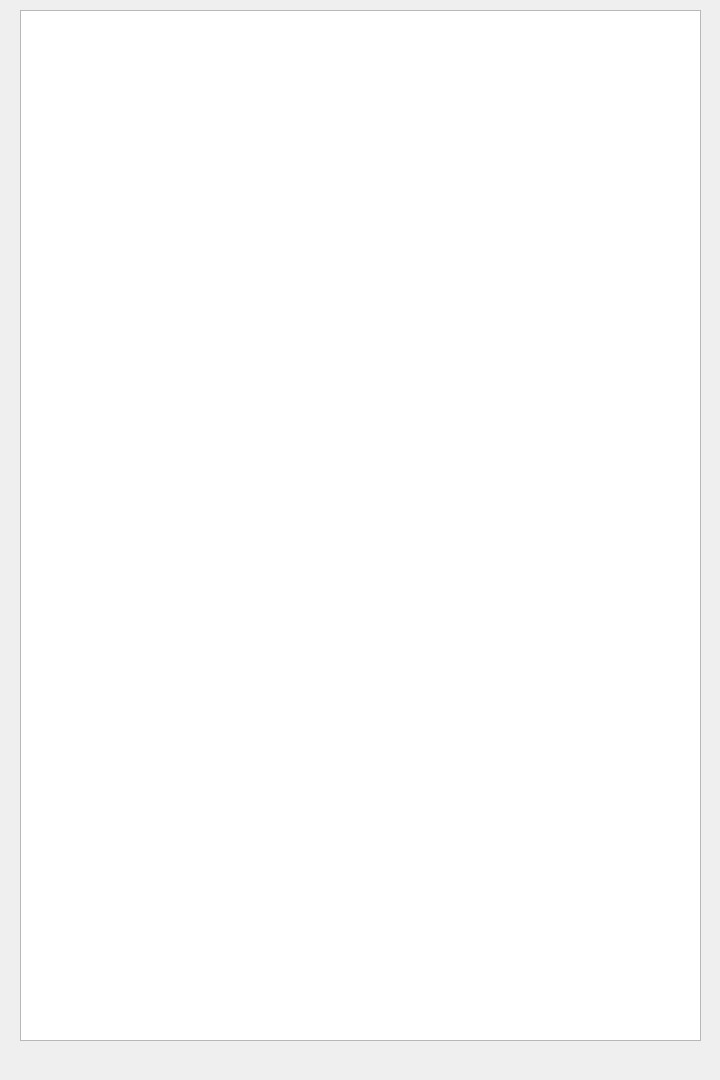
<?xml version="1.0" encoding="UTF-8"?>
<ui version="4.0">
 <class>HelpDialog</class>
 <widget class="QDialog" name="HelpDialog">
  <property name="geometry">
   <rect>
    <x>0</x>
    <y>0</y>
    <width>720</width>
    <height>1080</height>
   </rect>
  </property>
  <property name="windowTitle">
   <string>游戏帮助</string>
  </property>
  <widget class="QTextBrowser" name="textBrowser">
   <property name="geometry">
    <rect>
     <x>20</x>
     <y>10</y>
     <width>681</width>
     <height>1031</height>
    </rect>
   </property>
   <property name="html">
    <string>&lt;!DOCTYPE HTML PUBLIC &quot;-//W3C//DTD HTML 4.0//EN&quot; &quot;http://www.w3.org/TR/REC-html40/strict.dtd&quot;&gt;
&lt;html&gt;&lt;head&gt;&lt;meta name=&quot;qrichtext&quot; content=&quot;1&quot; /&gt;&lt;style type=&quot;text/css&quot;&gt;
p, li { white-space: pre-wrap; }
&lt;/style&gt;&lt;/head&gt;&lt;body style=&quot; font-family:'SimSun'; font-size:9pt; font-weight:400; font-style:normal;&quot;&gt;
&lt;p align=&quot;center&quot; style=&quot; margin-top:0px; margin-bottom:0px; margin-left:0px; margin-right:0px; -qt-block-indent:0; text-indent:0px;&quot;&gt;&lt;img src=&quot;:/res/helpdoc/image1.png&quot; /&gt;&lt;/p&gt;
&lt;p align=&quot;center&quot; style=&quot; margin-top:0px; margin-bottom:0px; margin-left:0px; margin-right:0px; -qt-block-indent:0; text-indent:0px;&quot;&gt;&lt;img src=&quot;:/res/helpdoc/image2.png&quot; /&gt;&lt;/p&gt;
&lt;p align=&quot;center&quot; style=&quot; margin-top:0px; margin-bottom:0px; margin-left:0px; margin-right:0px; -qt-block-indent:0; text-indent:0px;&quot;&gt;&lt;img src=&quot;:/res/helpdoc/image3.png&quot; /&gt;&lt;/p&gt;&lt;/body&gt;&lt;/html&gt;</string>
   </property>
  </widget>
 </widget>
 <resources/>
 <connections/>
</ui>
